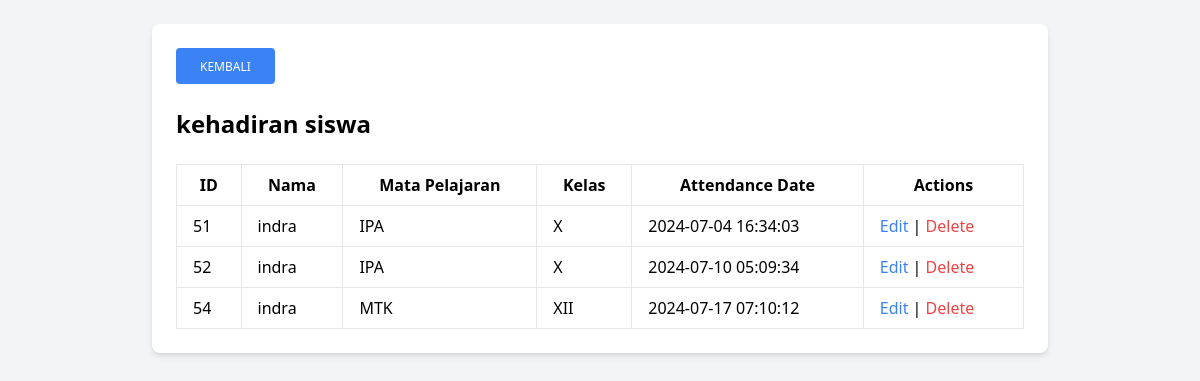
/dashboard_guru/kehadiranSiswa.php (signed in), run on an earlier commit of the app's database.
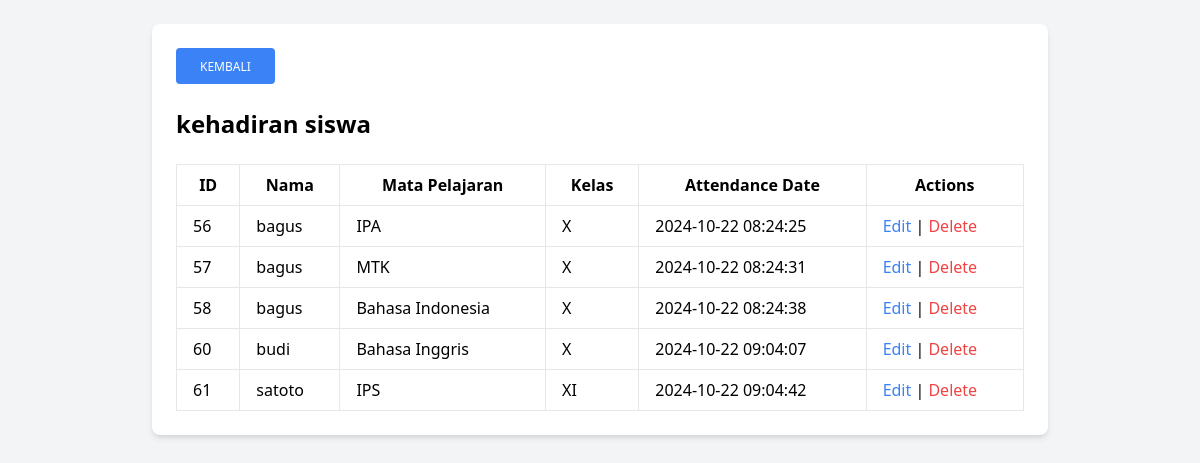
And on a later commit of the database.
### tables this page shows
CREATE TABLE `attendance` (
  `id` int(11) NOT NULL,
  `user_id` int(11) NOT NULL,
  `mata_pelajaran` varchar(100) NOT NULL,
  `kelas` varchar(100) NOT NULL,
  `attendance_date` datetime NOT NULL,
  `nama` varchar(100) NOT NULL
);

### public/dashboard_guru/kehadiranSiswa.php (the view, shortened to what this page needs)
<?php
include '../db.php';
$sql = "SELECT * FROM attendance";
$result = $conn->query($sql);
?>
<!DOCTYPE html>
<html>
<head>
    <link href="https://cdn.jsdelivr.net/npm/tailwindcss@2.2.19/dist/tailwind.min.css" rel="stylesheet">
</head>
<body class="bg-gray-100 p-6">
    <div class="max-w-4xl mx-auto bg-white p-6 rounded-lg shadow-md">
        <a href="../role.php" role="button" class="mr-6 inline-block rounded bg-blue-500 text-white shadow-[0_4px_9px_-4px_rgba(51,45,45,0.7)] hover:bg-blue-600 hover:shadow-[0_8px_9px_-4px_rgba(51,45,45,0.2),0_4px_18px_0_rgba(51,45,45,0.1)] focus:bg-blue-800 focus:shadow-[0_8px_9px_-4px_rgba(51,45,45,0.2),0_4px_18px_0_rgba(51,45,45,0.1)] active:bg-blue-700 active:shadow-[0_8px_9px_-4px_rgba(51,45,45,0.2),0_4px_18px_0_rgba(51,45,45,0.1)] px-6 pb-2 pt-2.5 text-xs font-medium uppercase leading-normal transition duration-150 ease-in-out focus:outline-none focus:ring-0 mb-6">kembali</a>
        <h2 class="text-2xl font-bold mb-6">kehadiran siswa</h2>
        <table class="w-full table-auto border-collapse">
            <thead>
                <tr>
                    <th class="border px-4 py-2">ID</th>
                    <th class="border px-4 py-2">Nama</th>
                    <th class="border px-4 py-2">Mata Pelajaran</th>
                    <th class="border px-4 py-2">Kelas</th>
                    <th class="border px-4 py-2">Attendance Date</th>
                    <th class="border px-4 py-2">Actions</th>
                </tr>
            </thead>
            <tbody>
                <?php
                if ($result->num_rows > 0) {
                    while($row = $result->fetch_assoc()) {
                        echo "<tr>
                                <td class='border px-4 py-2'>{$row['id']}</td>
                                <td class='border px-4 py-2'>{$row['nama']}</td>
                                <td class='border px-4 py-2'>{$row['mata_pelajaran']}</td>
                                <td class='border px-4 py-2'>{$row['kelas']}</td>
                                <td class='border px-4 py-2'>{$row['attendance_date']}</td>
                                <td class='border px-4 py-2'>
                                    <a href='edit_siswa.php?id={$row['id']}' class='text-blue-500 hover:underline'>Edit</a> |
                                    <a href='delete_siswa.php?id={$row['id']}' class='text-red-500 hover:underline'>Delete</a>
                                </td>
                            </tr>";
                    }
                } else {
                    echo "<tr><td colspan='6' class='border px-4 py-2 text-center'>No attendance records found</td></tr>";
                }
                ?>
            </tbody>
        </table>
    </div>
</body>
</html>

What changed in the data, as far as the page shows it:
removed attendance: id "51", nama "indra", mata_pelajaran "IPA", kelas "X", attendance_date "2024-07-04 16:34:03"
removed attendance: id "52", nama "indra", mata_pelajaran "IPA", kelas "X", attendance_date "2024-07-10 05:09:34"
removed attendance: id "54", nama "indra", mata_pelajaran "MTK", kelas "XII", attendance_date "2024-07-17 07:10:12"
added attendance: id "56", nama "bagus", mata_pelajaran "IPA", kelas "X", attendance_date "2024-10-22 08:24:25"
added attendance: id "57", nama "bagus", mata_pelajaran "MTK", kelas "X", attendance_date "2024-10-22 08:24:31"
added attendance: id "58", nama "bagus", mata_pelajaran "Bahasa Indonesia", kelas "X", attendance_date "2024-10-22 08:24:38"
added attendance: id "60", nama "budi", mata_pelajaran "Bahasa Inggris", kelas "X", attendance_date "2024-10-22 09:04:07"
added attendance: id "61", nama "satoto", mata_pelajaran "IPS", kelas "XI", attendance_date "2024-10-22 09:04:42"
